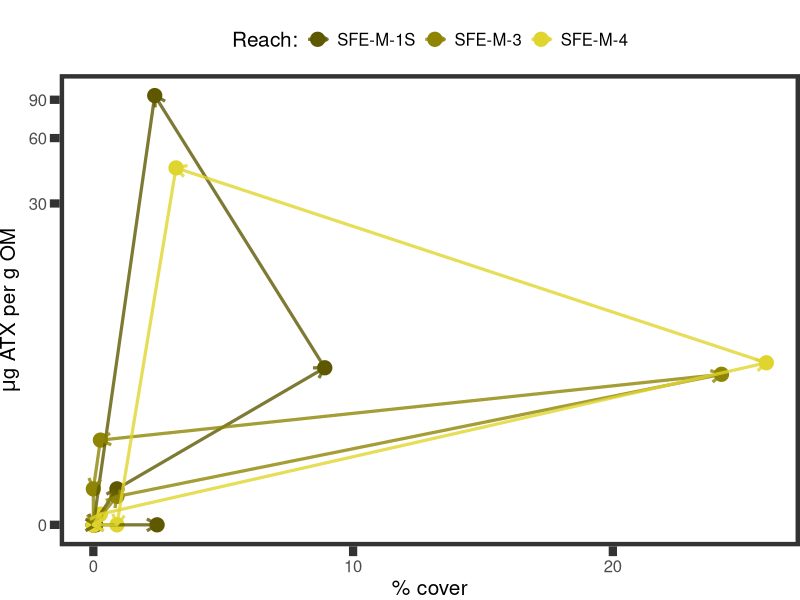
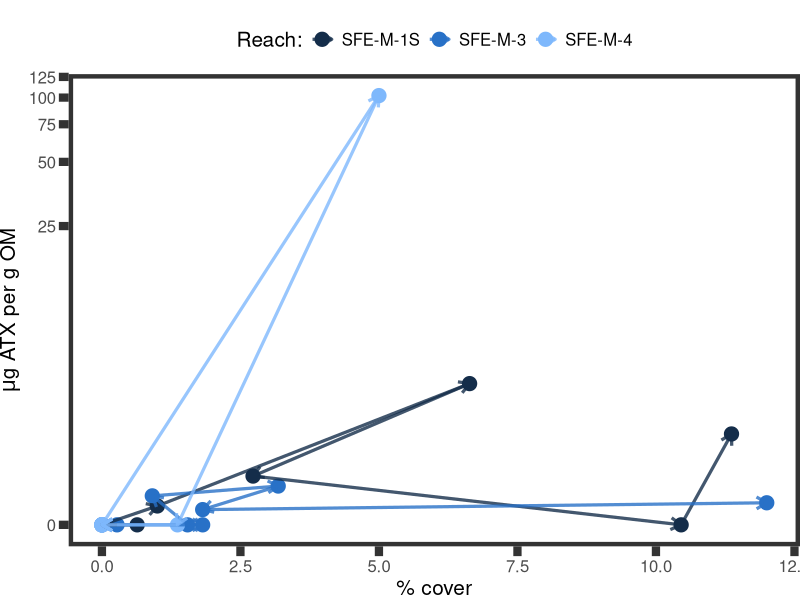
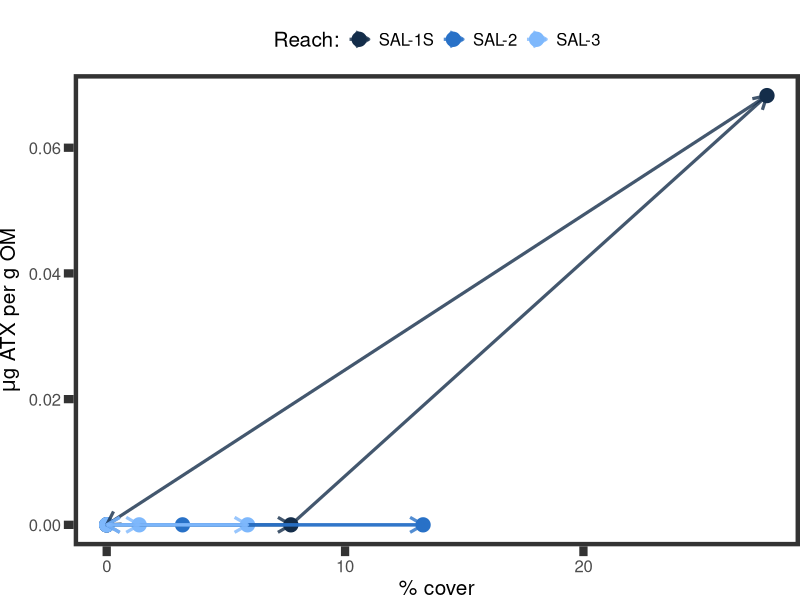
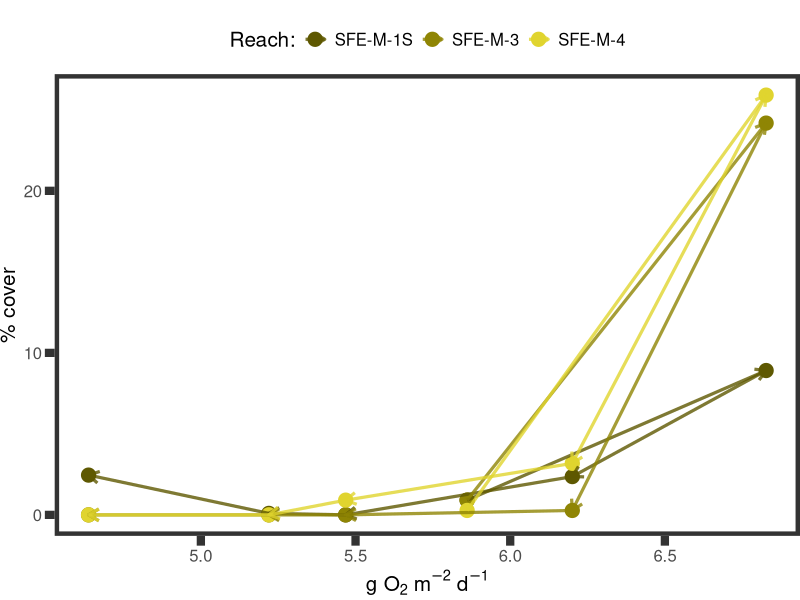
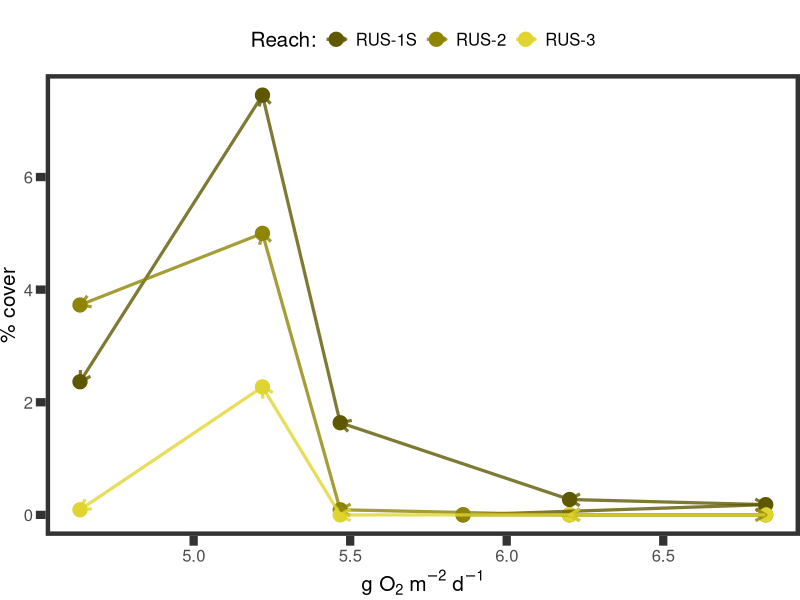
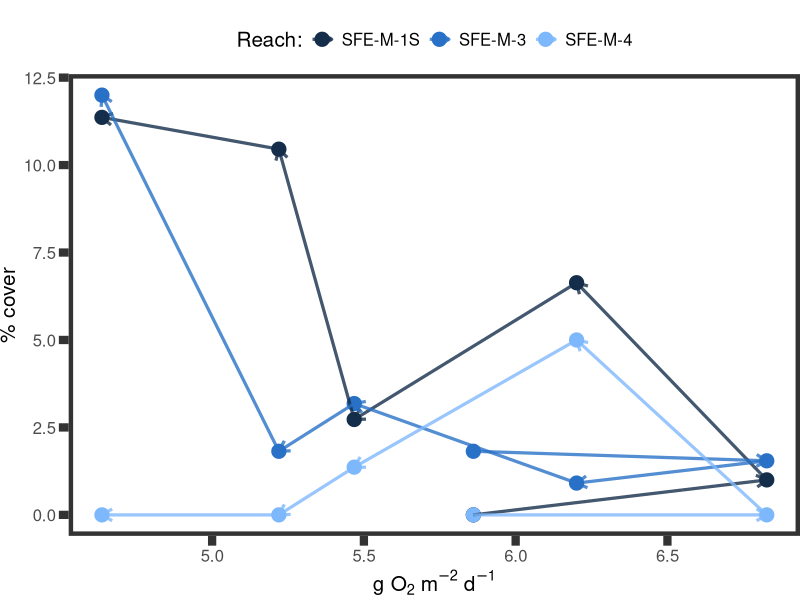
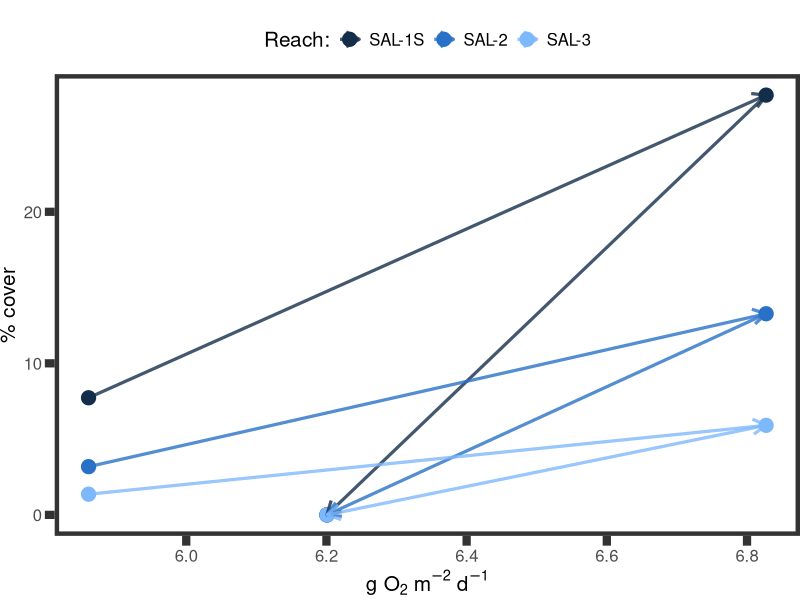
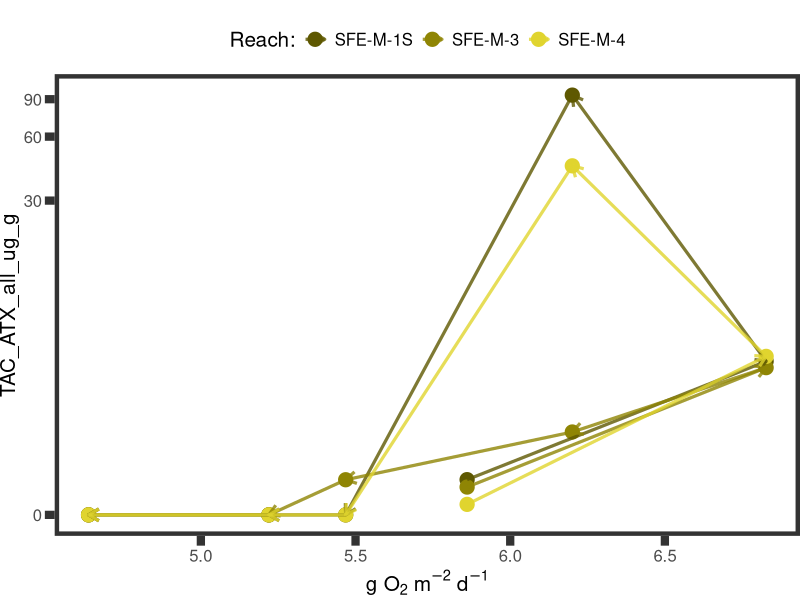

Reproduce these figures in R, in order.
#### Supplemental figure to explore cover, ATX, and GPP relationships
### Jordan Zabrecky
## last edited: 06.21.2025

# This script creates a supplementary figure to explore the relationships
# between taxa-specific cover and ATX and also GPP

# maybe will separate out anabaena/microcoleus data and do facet wrap for each river!

#### (1) Loading libraries and data ####

# loading libraries
lapply(c("tidyverse", "lubridate", "plyr", "cowplot", "gridExtra", "grid",
         "ggtext"), 
       require, character.only = T)

# loading in cover, atx, and median GPP four days prior to field date
data <- read.csv("./data/field_and_lab/allrivers22_combined.csv") %>% 
  mutate(field_date = ymd(field_date)) %>% 
  select(field_date, site_reach, site, microcoleus, anabaena_cylindrospermum,
         TM_ATX_all_ug_g, TAC_ATX_all_ug_g, GPP_median_fourdaysprior)

# fill in ATX NAs with zero
data$TM_ATX_all_ug_g <- replace_na(data$TM_ATX_all_ug_g, 0)
data$TAC_ATX_all_ug_g <- replace_na(data$TAC_ATX_all_ug_g, 0)

# set universal theme for plots
theme_set(theme_bw() +
            theme(panel.grid.minor = element_blank(), strip.background = element_blank(),
                  panel.grid.major = element_blank(), panel.border = element_rect(linewidth = 3), axis.ticks = element_line(linewidth = 2.8),
                  text = element_text(size = 15), strip.text = element_text(size = 15),
                  plot.margin = unit(c(.5, 0, 0, 0), "cm"),
                  axis.ticks.length=unit(.25, "cm"), 
                  plot.title = element_markdown(hjust = 0.5)))

#### (2) Cover & ATX figures ####

# need to make manual dataframes so that two sites are not
# linked together in geom_segment
data$end_micro_cover <- c(data$microcoleus[-1], NA)
data$end_anacyl_cover <- c(data$anabaena_cylindrospermum[-1], NA)
data$end_TM_atx <-  c(data$TM_ATX_all_ug_g[-1], NA)
data$end_TAC_atx <- c(data$TAC_ATX_all_ug_g[-1], NA)
data$end_GPP <- c(data$GPP_median_fourdaysprior[-1], NA)

# add in NAs to cut the segment on last field days
data[which(data$field_date == ymd("2022-09-15")), 
     c("end_micro_cover", "end_anacyl_cover", "end_TM_atx", "end_TAC_atx", "end_GPP")] <- NA
data[which(data$field_date == ymd("2022-09-17")), 
     c("end_micro_cover", "end_anacyl_cover", "end_TM_atx", "end_TAC_atx", "end_GPP")] <- NA
data[which(data$field_date == ymd("2022-09-22")), 
     c("end_micro_cover", "end_anacyl_cover", "end_TM_atx", "end_TAC_atx", "end_GPP")] <- NA

## anabaena/cylindrospermum

# south fork eel river
sfkeel_ana <- ggplot(data = data[which(data$site == "SFE-M"),], 
                     aes(anabaena_cylindrospermum, TAC_ATX_all_ug_g)) +
                geom_point(aes(color = site_reach), size = 4.5) +
                geom_segment(data = data[which(data$site == "SFE-M"),],
                             linewidth = 1.1, alpha = 0.8,
                             aes(xend = end_anacyl_cover,
                                 yend = end_TAC_atx,
                                 color = site_reach),
                             arrow = arrow(length = unit(3, "mm"))) +
                scale_color_manual("Reach:", values = c("#5e5801", "#8f8504", "#e0d42f")) + 
                labs(y = expression(paste(mu, "g ATX per g OM"), sep = ""), 
                     x = "% cover") +
                scale_y_continuous(trans=scales::pseudo_log_trans(base = 10)) +
                theme(legend.position = "top")
sfkeel_ana

# russian
rus_ana <- ggplot(data = data[which(data$site == "RUS"),], 
                   aes(anabaena_cylindrospermum, TAC_ATX_all_ug_g)) +
              geom_point(aes(color = site_reach), size = 4.5) +
              geom_segment(data = data[which(data$site == "RUS"),],
                           linewidth = 1.1, alpha = 0.8,
                           aes(xend = end_anacyl_cover,
                               yend = end_TAC_atx,
                               color = site_reach),
                arrow = arrow(type = "open", length = unit(0.15, "inches"))) + 
              scale_color_manual("Reach:", values = c("#5e5801", "#8f8504", "#e0d42f")) + 
              labs(y = expression(paste(mu, "g ATX per g OM"), sep = ""), 
                   x = "% cover") +
              scale_y_continuous(trans=scales::pseudo_log_trans(base = 10)) +
              theme(legend.position = "top")

## microcoleus

# south fork eel river
sfkeel_micro <- ggplot(data = data[which(data$site == "SFE-M"),], 
                       aes(microcoleus, TM_ATX_all_ug_g)) +
                  geom_point(aes(color = site_reach), size = 4.5) +
                  geom_segment(data = data[which(data$site == "SFE-M"),],
                               linewidth = 1.1, alpha = 0.8,
                               aes(xend = end_micro_cover,
                                   yend = end_TM_atx,
                                   color = site_reach),
                               arrow = arrow(length = unit(3, "mm"))) +
                  scale_color_manual("Reach:", values = c("#142d4a", "#2871c7", "#7eb8fc")) + 
                  labs(y = expression(paste(mu, "g ATX per g OM"), sep = ""), 
                       x = "% cover") +
                  scale_y_continuous(trans=scales::pseudo_log_trans(base = 10)) +
                  theme(legend.position = "top")
sfkeel_micro

# salmon
sal_micro <- ggplot(data = data[which(data$site == "SAL"),], 
                   aes(microcoleus, TM_ATX_all_ug_g)) +
              geom_point(aes(color = site_reach), size = 4.5) +
              geom_segment(data = data[which(data$site == "SAL"),],
                           linewidth = 1.1, alpha = 0.8,
                           aes(xend = end_micro_cover,
                               yend = end_TM_atx,
                               color = site_reach),
                           arrow = arrow(type = "open", length = unit(0.15, "inches"))) + 
              scale_color_manual("Reach:", values = c("#142d4a", "#2871c7", "#7eb8fc")) + 
              labs(y = expression(paste(mu, "g ATX per g OM"), sep = ""), 
                   x = "% cover") +
              scale_y_continuous(trans=scales::pseudo_log_trans(base = 10)) +
              theme(legend.position = "top")
sal_micro

#### (3) Cover & GPP figures ####

## anabaena

# south fork eel river
sfkeel_ana_gpp <- ggplot(data = data[which(data$site == "SFE-M"),], 
                     aes(GPP_median_fourdaysprior, anabaena_cylindrospermum)) +
  geom_point(aes(color = site_reach), size = 4.5) +
  geom_segment(data = data[which(data$site == "SFE-M"),],
               linewidth = 1.1, alpha = 0.8,
               aes(xend = end_GPP,
                   yend = end_anacyl_cover,
                   color = site_reach),
               arrow = arrow(length = unit(3, "mm"))) +
  scale_color_manual("Reach:", values = c("#5e5801", "#8f8504", "#e0d42f")) + 
  labs(x = expression(paste("g O"[2], " m"^-2, " d"^-1)), 
       y = "% cover") +
  theme(legend.position = "top")
sfkeel_ana_gpp

# russian river
rus_ana_gpp <- ggplot(data = data[which(data$site == "RUS"),], 
                         aes(GPP_median_fourdaysprior, anabaena_cylindrospermum)) +
  geom_point(aes(color = site_reach), size = 4.5) +
  geom_segment(data = data[which(data$site == "RUS"),],
               linewidth = 1.1, alpha = 0.8,
               aes(xend = end_GPP,
                   yend = end_anacyl_cover,
                   color = site_reach),
               arrow = arrow(length = unit(3, "mm"))) +
  scale_color_manual("Reach:", values = c("#5e5801", "#8f8504", "#e0d42f")) + 
  labs(x = expression(paste("g O"[2], " m"^-2, " d"^-1)), 
       y = "% cover") +
  theme(legend.position = "top")
rus_ana_gpp

## microcoleus

# south fork eel river
sfkeel_micro_gpp <- ggplot(data = data[which(data$site == "SFE-M"),], 
                       aes(GPP_median_fourdaysprior, microcoleus)) +
  geom_point(aes(color = site_reach), size = 4.5) +
  geom_segment(data = data[which(data$site == "SFE-M"),],
               linewidth = 1.1, alpha = 0.8,
               aes(xend = end_GPP,
                   yend = end_micro_cover,
                   color = site_reach),
               arrow = arrow(length = unit(3, "mm"))) +
  scale_color_manual("Reach:", values = c("#142d4a", "#2871c7", "#7eb8fc")) + 
  labs(x = expression(paste("g O"[2], " m"^-2, " d"^-1)), 
       y = "% cover") +
  theme(legend.position = "top")
sfkeel_micro_gpp

# salmon
salmon_micro_gpp <- ggplot(data = data[which(data$site == "SAL"),], 
                    aes(GPP_median_fourdaysprior, microcoleus)) +
  geom_point(aes(color = site_reach), size = 4.5) +
  geom_segment(data = data[which(data$site == "SAL"),],
               linewidth = 1.1, alpha = 0.8,
               aes(xend = end_GPP,
                   yend = end_micro_cover,
                   color = site_reach),
               arrow = arrow(type = "open", length = unit(0.15, "inches"))) + 
  scale_color_manual("Reach:", values = c("#142d4a", "#2871c7", "#7eb8fc")) + 
  labs(x = expression(paste("g O"[2], " m"^-2, " d"^-1)), 
       y = "% cover") +
  theme(legend.position = "top")
salmon_micro_gpp

#### (4) ATX & GPP figures ####

## anabaena

# south fork eel river
sfkeel_TAC_atx_gpp <- ggplot(data = data[which(data$site == "SFE-M"),], 
                         aes(GPP_median_fourdaysprior, TAC_ATX_all_ug_g)) +
  geom_point(aes(color = site_reach), size = 4.5) +
  geom_segment(data = data[which(data$site == "SFE-M"),],
               linewidth = 1.1, alpha = 0.8,
               aes(xend = end_GPP,
                   yend = end_TAC_atx,
                   color = site_reach),
               arrow = arrow(length = unit(3, "mm"))) +
  scale_color_manual("Reach:", values = c("#5e5801", "#8f8504", "#e0d42f")) + 
  labs(x = expression(paste("g O"[2], " m"^-2, " d"^-1)), 
       expression(paste(mu, "g ATX per g OM"), sep = "")) +
  scale_y_continuous(trans=scales::pseudo_log_trans(base = 10)) +
  theme(legend.position = "top")
sfkeel_TAC_atx_gpp

# russian river
rus_TAC_atx_gpp <- ggplot(data = data[which(data$site == "RUS"),], 
                      aes(GPP_median_fourdaysprior, TAC_ATX_all_ug_g)) +
  geom_point(aes(color = site_reach), size = 4.5) +
  geom_segment(data = data[which(data$site == "RUS"),],
               linewidth = 1.1, alpha = 0.8,
               aes(xend = end_GPP,
                   yend = end_TAC_atx,
                   color = site_reach),
               arrow = arrow(length = unit(3, "mm"))) +
  scale_color_manual("Reach:", values = c("#5e5801", "#8f8504", "#e0d42f")) + 
  labs(x = expression(paste("g O"[2], " m"^-2, " d"^-1)), 
       y = expression(paste(mu, "g ATX per g OM"), sep = "")) +
  scale_y_continuous(trans=scales::pseudo_log_trans(base = 10)) +
  theme(legend.position = "top")
rus_TAC_atx_gpp

## microcoleus

# south fork eel river
sfkeel_TM_atx_gpp <- ggplot(data = data[which(data$site == "SFE-M"),], 
                           aes(GPP_median_fourdaysprior, TM_ATX_all_ug_g)) +
  geom_point(aes(color = site_reach), size = 4.5) +
  geom_segment(data = data[which(data$site == "SFE-M"),],
               linewidth = 1.1, alpha = 0.8,
               aes(xend = end_GPP,
                   yend = end_TM_atx,
                   color = site_reach),
               arrow = arrow(length = unit(3, "mm"))) +
  scale_color_manual("Reach:", values = c("#142d4a", "#2871c7", "#7eb8fc")) + 
  labs(x = expression(paste("g O"[2], " m"^-2, " d"^-1)), 
       y = expression(paste(mu, "g ATX per g OM"), sep = "")) +
  scale_y_continuous(trans=scales::pseudo_log_trans(base = 10)) +
  theme(legend.position = "top")
sfkeel_TM_atx_gpp

# salmon
salmon_TM_atx_gpp <- ggplot(data = data[which(data$site == "SAL"),], 
                           aes(GPP_median_fourdaysprior, TM_ATX_all_ug_g)) +
  geom_point(aes(color = site_reach), size = 4.5) +
  geom_segment(data = data[which(data$site == "SAL"),],
               linewidth = 1.1, alpha = 0.8,
               aes(xend = end_GPP,
                   yend = end_TM_atx,
                   color = site_reach),
               arrow = arrow(type = "open", length = unit(0.15, "inches"))) + 
  scale_color_manual("Reach:", values = c("#142d4a", "#2871c7", "#7eb8fc")) + 
  labs(x = expression(paste("g O"[2], " m"^-2, " d"^-1)), 
       y = expression(paste(mu, "g ATX per g OM"), sep = "")) +
  scale_y_continuous(trans=scales::pseudo_log_trans(base = 10)) +
  theme(legend.position = "top")
salmon_TM_atx_gpp

#### (5) Joining together figures for final ####

# tbd; may make individual dataframes and facet wrap

# making rows for each taxa
anacyl_row <- plot_grid(sfkeel_ana, rus_ana, 
          ncol = 2, align = "hv", scale = 0.95)
micro_row <- plot_grid(sfkeel_micro, sal_micro,
                       ncol = 2, align = "hv")

# adding title taxa label to row
anacyl_w_title <- grid.arrange(anacyl_row, top = textGrob("Anabaena/Cylindrospermum", 
                                        gp = gpar(fontsize = 20, fontface = "italic")))
micro_w_title <- grid.arrange(micro_row, top = textGrob("Microcoleus", 
                                                          gp = gpar(fontsize = 20, fontface = "italic")))

# final
final <- plot_grid(anacyl_w_title, micro_w_title, align = "hv", nrow = 2)
# didn't really work...

finalfinal <- plot_grid(sfkeel_ana, rus_ana, sfkeel_micro, sal_micro, 
                       ncol = 2, labels = c("A", "B", "C", "D"))
# maybe still need to do alignment work